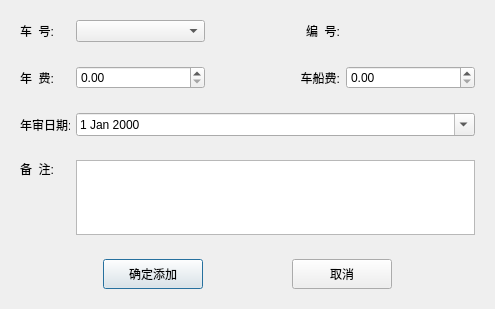
<?xml version="1.0" encoding="UTF-8"?>
<ui version="4.0">
 <class>CarAnnualDialog</class>
 <widget class="QDialog" name="CarAnnualDialog">
  <property name="geometry">
   <rect>
    <x>0</x>
    <y>0</y>
    <width>495</width>
    <height>309</height>
   </rect>
  </property>
  <property name="windowTitle">
   <string>Dialog</string>
  </property>
  <layout class="QVBoxLayout" name="verticalLayout">
   <item>
    <widget class="QWidget" name="widget" native="true">
     <property name="maximumSize">
      <size>
       <width>16777215</width>
       <height>50</height>
      </size>
     </property>
     <layout class="QHBoxLayout" name="horizontalLayout">
      <item>
       <widget class="QLabel" name="label">
        <property name="maximumSize">
         <size>
          <width>50</width>
          <height>16777215</height>
         </size>
        </property>
        <property name="text">
         <string>车  号:</string>
        </property>
       </widget>
      </item>
      <item>
       <widget class="QComboBox" name="carNumComboBox"/>
      </item>
      <item>
       <widget class="QLabel" name="label_5">
        <property name="text">
         <string>编  号:</string>
        </property>
        <property name="alignment">
         <set>Qt::AlignRight|Qt::AlignTrailing|Qt::AlignVCenter</set>
        </property>
       </widget>
      </item>
      <item>
       <widget class="QLabel" name="numberLabel">
        <property name="text">
         <string/>
        </property>
       </widget>
      </item>
     </layout>
    </widget>
   </item>
   <item>
    <widget class="QWidget" name="widget_2" native="true">
     <property name="maximumSize">
      <size>
       <width>16777215</width>
       <height>50</height>
      </size>
     </property>
     <layout class="QHBoxLayout" name="horizontalLayout_2">
      <item>
       <widget class="QLabel" name="label_2">
        <property name="maximumSize">
         <size>
          <width>50</width>
          <height>16777215</height>
         </size>
        </property>
        <property name="text">
         <string>年  费:</string>
        </property>
       </widget>
      </item>
      <item>
       <widget class="QDoubleSpinBox" name="annualFeeDoubleSpinBox">
        <property name="maximum">
         <double>999999.989999999990687</double>
        </property>
       </widget>
      </item>
      <item>
       <widget class="QLabel" name="label_7">
        <property name="text">
         <string>车船费:</string>
        </property>
        <property name="alignment">
         <set>Qt::AlignRight|Qt::AlignTrailing|Qt::AlignVCenter</set>
        </property>
       </widget>
      </item>
      <item>
       <widget class="QDoubleSpinBox" name="travelExpensesDoubleSpinBox">
        <property name="maximum">
         <double>999999.989999999990687</double>
        </property>
       </widget>
      </item>
     </layout>
    </widget>
   </item>
   <item>
    <widget class="QWidget" name="widget_3" native="true">
     <property name="maximumSize">
      <size>
       <width>16777215</width>
       <height>50</height>
      </size>
     </property>
     <layout class="QHBoxLayout" name="horizontalLayout_4">
      <item>
       <widget class="QLabel" name="label_3">
        <property name="maximumSize">
         <size>
          <width>50</width>
          <height>16777215</height>
         </size>
        </property>
        <property name="text">
         <string>年审日期:</string>
        </property>
        <property name="alignment">
         <set>Qt::AlignLeading|Qt::AlignLeft|Qt::AlignVCenter</set>
        </property>
       </widget>
      </item>
      <item>
       <widget class="QDateEdit" name="dateDateEdit">
        <property name="calendarPopup">
         <bool>true</bool>
        </property>
       </widget>
      </item>
     </layout>
    </widget>
   </item>
   <item>
    <widget class="QWidget" name="widget_4" native="true">
     <property name="maximumSize">
      <size>
       <width>16777215</width>
       <height>120</height>
      </size>
     </property>
     <layout class="QHBoxLayout" name="horizontalLayout_5">
      <item>
       <widget class="QLabel" name="label_4">
        <property name="minimumSize">
         <size>
          <width>50</width>
          <height>0</height>
         </size>
        </property>
        <property name="text">
         <string>备  注:</string>
        </property>
        <property name="alignment">
         <set>Qt::AlignLeading|Qt::AlignLeft|Qt::AlignTop</set>
        </property>
       </widget>
      </item>
      <item>
       <widget class="QTextEdit" name="textEdit"/>
      </item>
     </layout>
    </widget>
   </item>
   <item>
    <widget class="QWidget" name="widget_5" native="true">
     <property name="maximumSize">
      <size>
       <width>16777215</width>
       <height>50</height>
      </size>
     </property>
     <layout class="QHBoxLayout" name="horizontalLayout_6">
      <item>
       <widget class="QPushButton" name="ensureBtn">
        <property name="minimumSize">
         <size>
          <width>0</width>
          <height>30</height>
         </size>
        </property>
        <property name="maximumSize">
         <size>
          <width>100</width>
          <height>16777215</height>
         </size>
        </property>
        <property name="text">
         <string>确定添加</string>
        </property>
       </widget>
      </item>
      <item>
       <widget class="QPushButton" name="cancelBtn">
        <property name="minimumSize">
         <size>
          <width>0</width>
          <height>30</height>
         </size>
        </property>
        <property name="maximumSize">
         <size>
          <width>100</width>
          <height>16777215</height>
         </size>
        </property>
        <property name="text">
         <string>取消</string>
        </property>
       </widget>
      </item>
     </layout>
    </widget>
   </item>
  </layout>
 </widget>
 <resources/>
 <connections/>
</ui>
